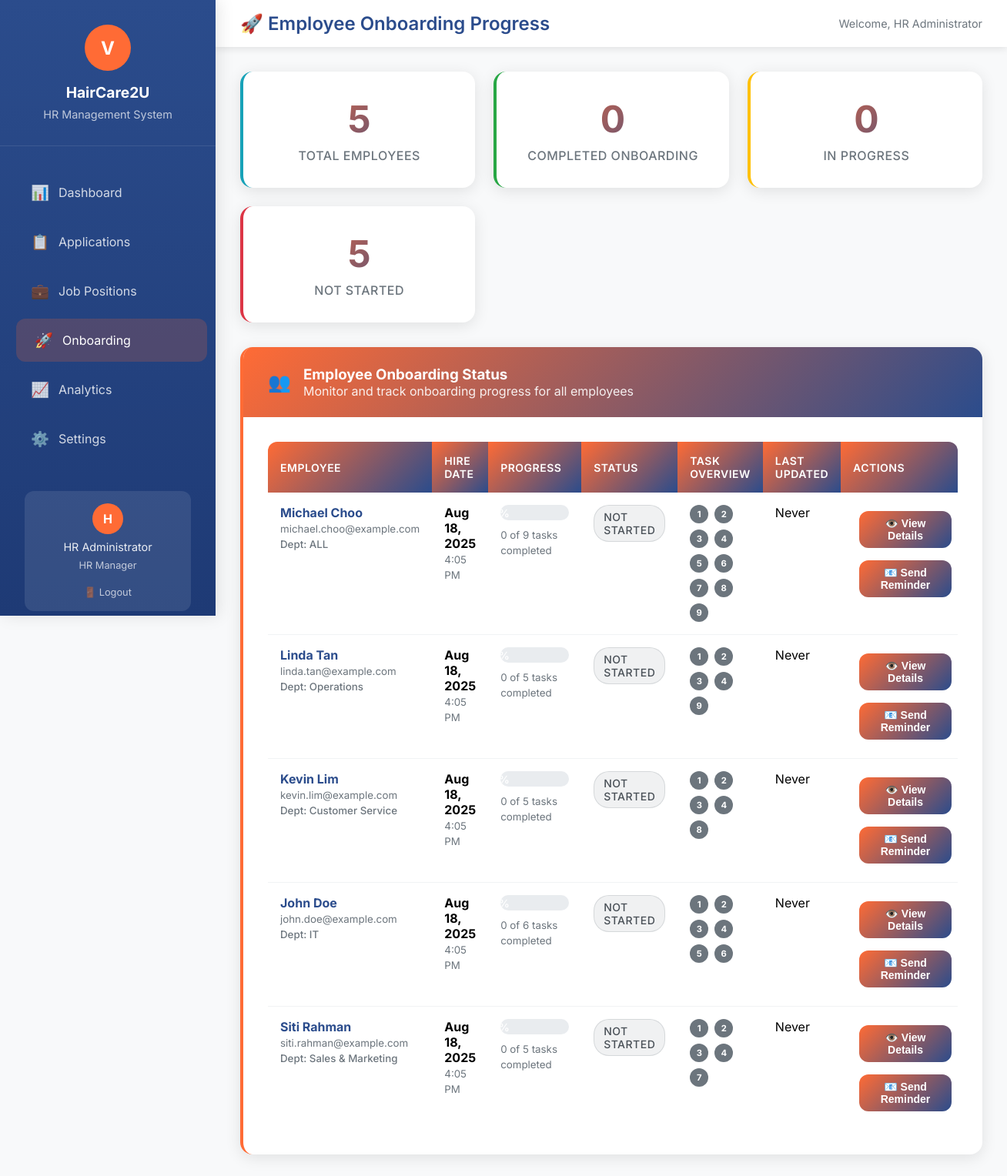
Page /onboarding.php (signed in) on the committed database.
### tables this page shows
CREATE TABLE `users` (
  `id` int(11) NOT NULL,
  `username` varchar(50) NOT NULL,
  `email` varchar(100) NOT NULL,
  `password` varchar(255) NOT NULL,
  `full_name` varchar(100) NOT NULL,
  `role` enum('hr','candidate','employee') NOT NULL,
  `status` enum('active','inactive') DEFAULT 'active',
  `created_at` timestamp NOT NULL DEFAULT current_timestamp(),
  `updated_at` timestamp NOT NULL DEFAULT current_timestamp() ON UPDATE current_timestamp(),
  `reset_token` varchar(64) DEFAULT NULL,
  `reset_expires` datetime DEFAULT NULL,
  `job_position_id` int(11) DEFAULT NULL,
  `department` varchar(50) DEFAULT 'ALL'
);

CREATE TABLE `onboarding_tasks` (
  `id` int(11) NOT NULL,
  `task_name` varchar(150) NOT NULL,
  `description` text DEFAULT NULL,
  `department` varchar(50) DEFAULT NULL,
  `is_mandatory` tinyint(1) DEFAULT 1,
  `order_sequence` int(11) DEFAULT 1,
  `created_at` timestamp NOT NULL DEFAULT current_timestamp()
);

### onboarding.php (the view, shortened to what this page needs)
<?php
require_once 'includes/functions.php';
try {
    $stmt = $connection->query("SELECT COUNT(*) as total FROM users WHERE role = 'employee'");
    $total_employees = $stmt->fetch_assoc()['total'];
    $column_check = $connection->query("SHOW COLUMNS FROM users LIKE 'department'");
    $has_department_column = $column_check && $column_check->num_rows > 0;
    if ($has_department_column) {
        $stmt = $connection->query("
            SELECT
                u.id,
                u.full_name,
                u.email,
                u.username,
                COALESCE(u.department, 'ALL') as department,
                u.created_at as hire_date,
                COUNT(ot.id) as total_tasks,
                SUM(CASE WHEN eo.status = 'completed' THEN 1 ELSE 0 END) as completed_tasks,
                MAX(eo.completed_at) as last_updated,
                CASE
                    WHEN COUNT(ot.id) = 0 THEN 'not_started'
                    WHEN SUM(CASE WHEN eo.status = 'completed' THEN 1 ELSE 0 END) = COUNT(ot.id) THEN 'completed'
                    WHEN SUM(CASE WHEN eo.status = 'completed' THEN 1 ELSE 0 END) > 0 THEN 'in_progress'
                    ELSE 'not_started'
                END as status,
                CASE
                    WHEN COUNT(ot.id) = 0 THEN 0
                    ELSE ROUND((SUM(CASE WHEN eo.status = 'completed' THEN 1 ELSE 0 END) / COUNT(ot.id)) * 100)
                END as progress_percentage
            FROM users u
            LEFT JOIN onboarding_tasks ot ON (ot.department = 'ALL' OR ot.department = COALESCE(u.department, 'ALL')) AND ot.is_mandatory = 1
            LEFT JOIN employee_onboarding eo ON u.id = eo.employee_id AND ot.id = eo.task_id
            WHERE u.role = 'employee'
            GROUP BY u.id, u.full_name, u.email, u.username, u.department, u.created_at
            ORDER BY progress_percentage DESC, u.created_at DESC
        ");
    }
    $employees = $stmt->fetch_all(MYSQLI_ASSOC);
    $completed_onboarding = 0;
    $in_progress_onboarding = 0;
    $not_started_onboarding = 0;
    foreach ($employees as $employee) {
        switch ($employee['status']) {
            case 'not_started':
                $not_started_onboarding++;
                break;
        }
    }
} catch(Exception $e) {
    $error = "Database error: " . $e->getMessage();
    $employees = [];
    $total_employees = 0;
    $completed_onboarding = 0;
    $in_progress_onboarding = 0;
    $not_started_onboarding = 0;
}
?>
<!DOCTYPE html>
<html lang="en">
<head>
</head>
<body>
    <div class="sidebar" id="sidebar">
        <div class="sidebar-brand">
            <div class="logo">V</div>
            <h3>HairCare2U</h3>
            <p>HR Management System</p>
        </div>
        <ul class="sidebar-nav">
            <li>
                <a href="hr-dashboard.php">
                    <span class="icon">📊</span>
                    <span>Dashboard</span>
                </a>
            </li>
            <li>
                <a href="manage-applications.php">
                    <span class="icon">📋</span>
                    <span>Applications</span>
                </a>
            </li>
            <li>
                <a href="manage-jobs.php">
                    <span class="icon">💼</span>
                    <span>Job Positions</span>
                </a>
            </li>
            <li>
                <a href="onboarding.php" class="active">
                    <span class="icon">🚀</span>
                    <span>Onboarding</span>
                </a>
            </li>
            <li>
                <a href="reports.php">
                    <span class="icon">📈</span>
                    <span>Analytics</span>
                </a>
            </li>
            <li>
                <a href="settings.php">
                    <span class="icon">⚙️</span>
                    <span>Settings</span>
                </a>
            </li>
        </ul>
        <div class="sidebar-footer">
            <div class="user-profile">
                <div class="avatar"><?php echo substr($_SESSION['full_name'], 0, 1); ?></div>
                <div style="color: rgba(255,255,255,0.9); font-size: 0.9rem; margin-bottom: 0.5rem;">
                    <?php echo htmlspecialchars($_SESSION['full_name']); ?>
                </div>
                <div style="color: rgba(255,255,255,0.7); font-size: 0.8rem; margin-bottom: 1rem;">
                    HR Manager
                </div>
                <a href="logout.php" style="color: rgba(255,255,255,0.7); text-decoration: none; font-size: 0.8rem;">
                    🚪 Logout
                </a>
            </div>
        </div>
    </div>
    <div class="main-content">
        <div class="topbar">
            <h1 class="page-title">🚀 Employee Onboarding Progress</h1>
            <div class="topbar-actions">
                <span style="color: #6c757d; font-size: 0.9rem;">
                    Welcome, <?php echo htmlspecialchars($_SESSION['full_name']); ?>
                </span>
            </div>
        </div>
        <div class="content-area">
            <div class="dashboard-grid">
                <div class="stat-card">
                    <div class="stat-number"><?php echo $total_employees; ?></div>
                    <div class="stat-label">Total Employees</div>
                </div>
                <div class="stat-card">
                    <div class="stat-number"><?php echo $completed_onboarding; ?></div>
                    <div class="stat-label">Completed Onboarding</div>
                </div>
                <div class="stat-card">
                    <div class="stat-number"><?php echo $in_progress_onboarding; ?></div>
                    <div class="stat-label">In Progress</div>
                </div>
                <div class="stat-card">
                    <div class="stat-number"><?php echo $not_started_onboarding; ?></div>
                    <div class="stat-label">Not Started</div>
                </div>
            </div>
            <div class="card">
                <div class="card-header">
                    <span class="icon">👥</span>
                    <div>
                        <h3>Employee Onboarding Status</h3>
                        <p style="margin: 0; opacity: 0.9;">Monitor and track onboarding progress for all employees</p>
                    </div>
                </div>
                <div class="card-body">
                    <?php if (empty($employees)): ?>
                        <div class="empty-state">
                            <div class="icon">👥</div>
                            <h3>No employees found</h3>
                            <p>No employees are currently in the system.</p>
                        </div>
                    <?php else: ?>
                        <div class="table-responsive">
                            <table class="table">
                                <thead>
                                    <tr>
                                        <th>Employee</th>
                                        <th>Hire Date</th>
                                        <th class="sorted">Progress</th>
                                        <th>Status</th>
                                        <th>Task Overview</th>
                                        <th>Last Updated</th>
                                        <th>Actions</th>
                                    </tr>
                                </thead>
<tbody>
    <?php foreach ($employees as $employee): ?>
        <?php
        try {
            $emp_dept = $employee['department'] ?? 'ALL';
            if ($has_department_column && $emp_dept != 'ALL') {
                $dept_tasks_query = $connection->prepare("
                    SELECT ot.id, ot.order_sequence, COALESCE(eo.status, 'pending') as status
                    FROM onboarding_tasks ot
                    LEFT JOIN employee_onboarding eo ON ot.id = eo.task_id AND eo.employee_id = ?
                    WHERE (ot.department = 'ALL' OR ot.department = ?) AND ot.is_mandatory = 1
                    ORDER BY ot.order_sequence
                ");
                $dept_tasks_query->bind_param("is", $employee['id'], $emp_dept);
            } else {
                $dept_tasks_query = $connection->prepare("
                    SELECT ot.id, ot.order_sequence, COALESCE(eo.status, 'pending') as status
                    FROM onboarding_tasks ot
                    LEFT JOIN employee_onboarding eo ON ot.id = eo.task_id AND eo.employee_id = ?
                    WHERE ot.is_mandatory = 1
                    ORDER BY ot.order_sequence
                ");
                $dept_tasks_query->bind_param("i", $employee['id']);
            }
            $dept_tasks_query->execute();
            $dept_result = $dept_tasks_query->get_result();
            $dept_tasks = $dept_result ? $dept_result->fetch_all(MYSQLI_ASSOC) : [];
        } catch (Exception $e) {
            $dept_tasks = [];
        }
        $total_dept_tasks = count($dept_tasks);
        $completed_dept_tasks = 0;
        $dept_progress_percentage = $total_dept_tasks > 0 ? round(($completed_dept_tasks / $total_dept_tasks) * 100) : 0;
        ?>
        <tr>
            <td>
                <div>
                    <strong style="color: var(--secondary-color);"><?php echo htmlspecialchars($employee['full_name']); ?></strong><br>
                    <small style="color: #6c757d;"><?php echo htmlspecialchars($employee['email']); ?></small><br>
                    <small style="color: #6c757d; font-weight: 500;">
                        Dept: <?php echo htmlspecialchars($employee['department'] ?: 'Not Set'); ?>
                    </small>
                </div>
            </td>
            <td>
                <div>
                    <strong><?php echo date('M j, Y', strtotime($employee['hire_date'])); ?></strong><br>
                    <small style="color: #6c757d;"><?php echo date('g:i A', strtotime($employee['hire_date'])); ?></small>
                </div>
            </td>
            <td style="width: 200px;">
                <div class="progress">
                    <div class="progress-bar" style="width: <?php echo $dept_progress_percentage; ?>%">
                        <?php echo $dept_progress_percentage; ?>%
                    </div>
                </div>
                <small style="color: #6c757d;">
                    <?php echo $completed_dept_tasks; ?> of <?php echo $total_dept_tasks; ?> tasks completed
                </small>
            </td>
            <td>
                <span class="status-badge status-<?php echo str_replace('_', '-', $employee['status']); ?>">
                    <?php echo ucwords(str_replace('_', ' ', $employee['status'])); ?>
                </span>
            </td>
            <td>
                <div class="task-icons">
                    <?php if (!empty($dept_tasks)): ?>
                        <?php foreach ($dept_tasks as $index => $task): ?>
                            <div class="task-icon <?php echo ($task['status'] == 'completed') ? 'task-completed' : 'task-pending'; ?>"
                                 title="Task <?php echo $task['order_sequence']; ?> - <?php echo ucfirst($task['status']); ?>">
                                <?php echo ($task['status'] == 'completed') ? '✓' : $task['order_sequence']; ?>
                            </div>
                        <?php endforeach; ?>
                    <?php else: ?>
                        <small style="color: #6c757d;">No tasks assigned</small>
                    <?php endif; ?>
                </div>
            </td>
            <td>
                <?php echo $employee['last_updated'] ? date('M j, Y', strtotime($employee['last_updated'])) : 'Never'; ?>
            </td>
            <td>
                <div style="min-width: 120px;">
                    <button onclick="viewDetails(<?php echo $employee['id']; ?>)"
                            class="btn btn-primary btn-sm"
                            style="width: 100%;">
                        👁️ View Details
                    </button>
                    <button onclick="sendReminder(<?php echo $employee['id']; ?>)"
                            class="btn btn-primary btn-sm"
                            style="width: 100%;">
                        📧 Send Reminder
                    </button>
                </div>
            </td>
        </tr>
    <?php endforeach; ?>
</tbody>
                            </table>
                        </div>
                    <?php endif; ?>
                </div>
            </div>
        </div>
    </div>
</body>
</html>

### rows in the picture
users: full_name "Michael Choo", email "michael.choo@example.com", department "ALL", created_at "Aug 18, 2025", created_at "4:05 PM", completed_dept_tasks "0", total_dept_tasks "9", status "NOT STARTED"
onboarding_tasks: order_sequence "1"
onboarding_tasks: order_sequence "2"
onboarding_tasks: order_sequence "3"
onboarding_tasks: order_sequence "4"
onboarding_tasks: order_sequence "5"
onboarding_tasks: order_sequence "6"
onboarding_tasks: order_sequence "7"
onboarding_tasks: order_sequence "8"
onboarding_tasks: order_sequence "9"
users: full_name "Linda Tan", email "linda.tan@example.com", department "Operations", created_at "Aug 18, 2025", created_at "4:05 PM", completed_dept_tasks "0", total_dept_tasks "5", status "NOT STARTED"
users: full_name "Kevin Lim", email "kevin.lim@example.com", department "Customer Service", created_at "Aug 18, 2025", created_at "4:05 PM", completed_dept_tasks "0", total_dept_tasks "5", status "NOT STARTED", $employee['id'] 10 (drawn)
users: full_name "John Doe", email "john.doe@example.com", department "IT", created_at "Aug 18, 2025", created_at "4:05 PM", completed_dept_tasks "0", total_dept_tasks "6", status "NOT STARTED"
users: full_name "Siti Rahman", email "siti.rahman@example.com", department "Sales & Marketing", created_at "Aug 18, 2025", created_at "4:05 PM", completed_dept_tasks "0", total_dept_tasks "5", status "NOT STARTED"

### other values in the picture
substr($_SESSION['full_name'], 0, 1) "H"
$_SESSION['full_name'] "HR Administrator"
$total_employees "5"
$completed_onboarding "0"
$in_progress_onboarding "0"
$not_started_onboarding "5"
